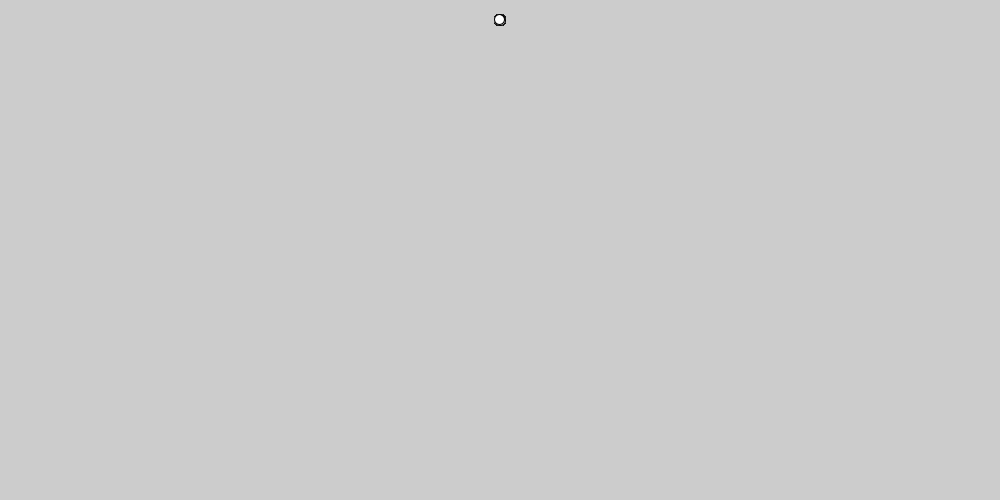
Frame 1 (no input)
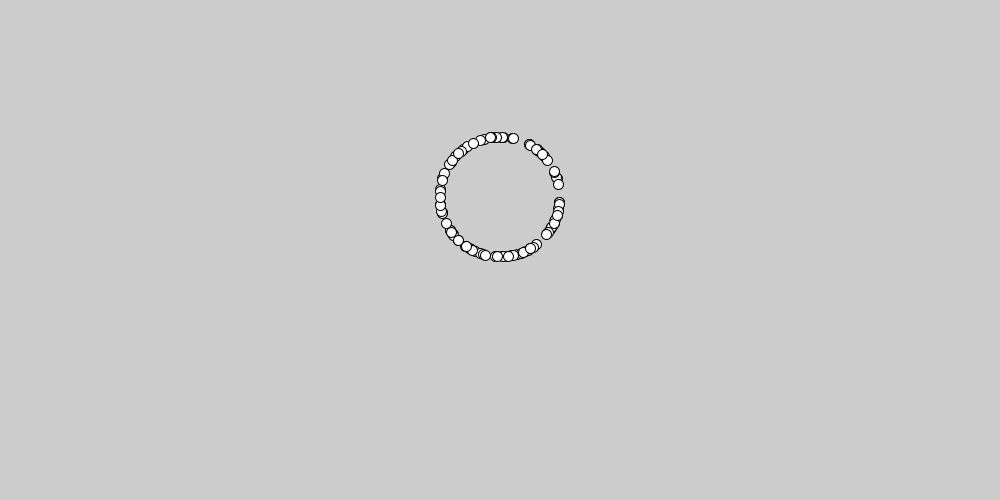
Frame 60 (the mouse pressed at the canvas centre just before this capture)
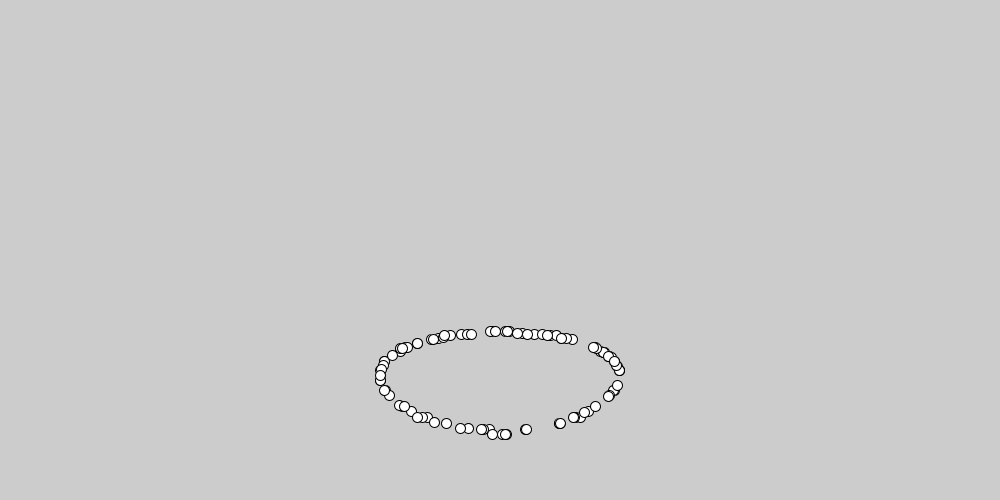
Frame 120 (the mouse held since frame 60 and released just before this capture)

The Processing sketch that drew these frames (run headless with seeded random() and noise(); from frame 60 on, the mouse is pressed at the canvas centre):

// Processing sketch: processing_121922
// ── processing_121922.pde

particle system[] = new particle[100];
float genx ;
float geny ;
float genspeed =1;

void setup()
{
  size(1000, 500);
  genx = width/2;
  geny = 20;

  for (int i=0 ; 
  i<system.length ; 
  i++)
  {
    float angle = random(0, TWO_PI);
    system[i] = new particle(genx, geny, genspeed*cos(angle), genspeed*sin(angle));
  }
}
void draw()
{
  background(204);
  for (int i=0 ; i<system.length ; i++)
  {
    system[i].move();
    system[i].draw();
  }
}

class particle
{
  float x, y;
  float vel_x, vel_y;

  void draw()
  {
    ellipse(x, y, 10, 10);
  }
  void move()
  {
    x += vel_x;
    y += vel_y;

    vel_y += 0.1;
    if ( y>height) { 
      y=height; 
      vel_y *= -0.7;
    }
    if (y<0      ) {
      y=0;       
      vel_y *= -0.7;
    }
    if ( x>width ) { 
      x=width;   
      vel_x *= -0.7;
    }
    if ( x<0     ) { 
      x=0;      
      vel_x *= -0.7;
    }
  }

  particle(float initx, float inity, float initvelx, float initvely)
  {
    x = initx; 
    y = inity;
    vel_x = initvelx ; 
    vel_y = initvely;
  }
}
